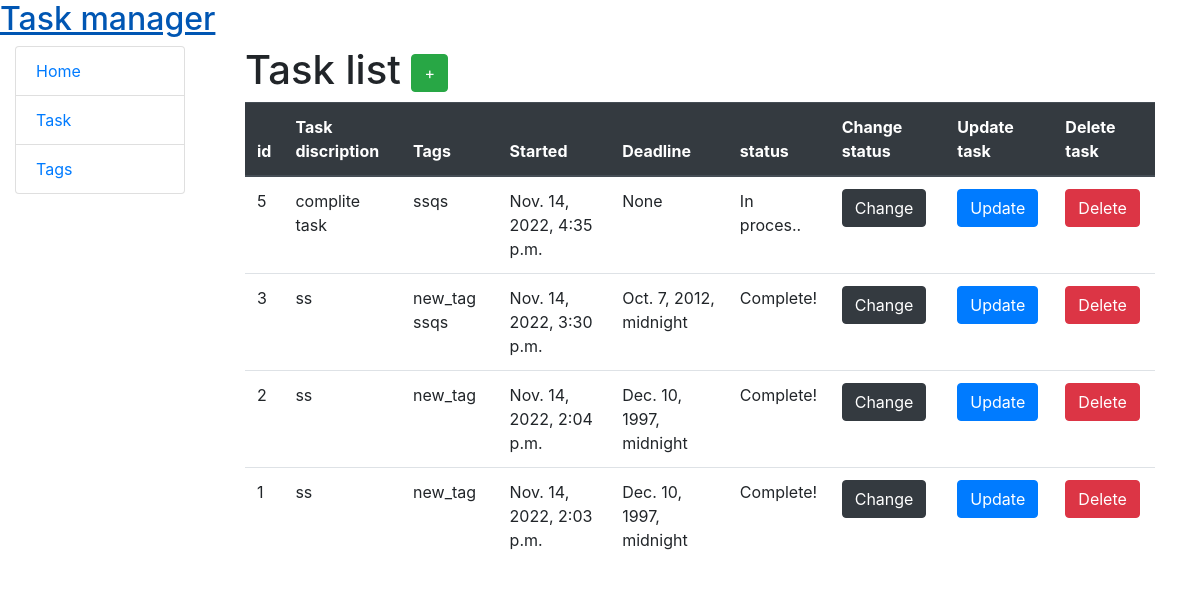
/tasks/, run on the app's committed database.
### task/models.py (models this page shows)
class Task(models.Model):
    content = models.CharField(max_length=100)
    started_at = models.DateTimeField(auto_now_add=True)
    deadline = models.DateTimeField(blank=True)
    done = models.BooleanField(default=False)
    tags = models.ManyToManyField(Tag, related_name="tags")
    class Meta:
        ordering = ["done", "-started_at"]

class Tag(models.Model):
    tag = models.CharField(max_length=15, unique=True)
    def __str__(self):
        return self.tag

### task/views.py (the view)
# urls.py: path("tasks/", TaskListView.as_view(), name="task-list"),
class TaskListView(generic.ListView):
    model = Task
    context_object_name = "task_list"
    template_name = "task/task_list.html"
    queryset = Task.objects.all()

### templates/task/task_list.html
{% extends "base.html" %}
{% load crispy_forms_filters %}
{% block content %}
  <tr>
  <div class="car_list_features">
    <h1>Task list <a href="{% url "task:task-create"%}"class="btn btn-success">+</a></h1>
    {% if task_list %}
      <table class="table table_style">
      <thead class="thead-dark">
      <tr>
        <th scope="col">id</th>
          <th scope="col">Task discription</th>
          <th scope="col">Tags</th>
          <th scope="col">Started</th>
          <th scope="col">Deadline</th>
          <th scop="col">status</th>
          <th scop="col">Change status</th>
          <th scop="col">Update task</th>
          <th scop="col">Delete task</th>
      </tr>
      </thead>
      <tbody>
      {% for task in task_list %}
        <tr>
          <td>{{ task.id }}</td>
          <td>{{ task.content }}</td>
          <td>{% for tag in task.tags.all %}
                {{ tag }}
            {% empty %}
            <p>No tags(</p>
          {% endfor %}
          </td>
          <td>{{ task.started_at }}</td>
          <td>{{ task.deadline }}</td>
            {% if task.done %}
          <td>Complete!</td>
              {% else %}
              <td>In proces..</td>
          {% endif %}
          <td><a href="{% url "task:task-change" pk=task.pk %}" class="btn btn-dark">Change</a></td>
          <td><a href="{% url "task:task-update" pk=task.pk %}" class="btn btn-primary">Update</a></td>
          <td><a href="{% url "task:task-delete" pk=task.pk %}" class="btn btn-danger">Delete</a></td>
        </tr>
      {% endfor %}
    {% else %}
      <p>No task found</p>
    {% endif %}
    </tbody>
    </table>
</div>
{% endblock %}

### templates/base.html (shortened to what this page needs)
<!DOCTYPE html>
<html lang="en">
<head>
  {% load static %}
  <link rel="stylesheet" href="{% static 'css/style.css' %}">
  <link rel="stylesheet"
        href="https://cdn.jsdelivr.net/npm/bootstrap-icons@1.9.1/font/bootstrap-icons.css">
  <link rel="stylesheet" href="https://stackpath.bootstrapcdn.com/bootstrap/4.5.0/css/bootstrap.min.css"
>
</head>
{% block body %}
  <body>
<header class="header">
  <div class="header_content">
    <h2><a href="/" class="link_color_white">Task manager</a></h2>
  </div>
</header>
<div class="container-fluid">
  <div class="row nomar-right">
    <div class="col-sm-2">
      {% block sidebar %}
        {% include "includes/sidebar.html" %}
      {% endblock %}
    </div>
    <div class="content_wrapper col-sm-10">
      <div class="content_detail">
        {% block content %}{% endblock %}
      </div>
    </div>
  </div>
</div>
</body>
</html>
{% endblock %}

### templates/includes/sidebar.html
<ul class="sidebar-nav list-group sidebar">
  <li class="list-group-item sidebar-item"><a href="{% url 'task:index' %}" class="link_color">Home</a></li>
  <li class="list-group-item sidebar-item"><a href="{% url 'task:task-list' %}" class="link_color">Task</a></li>
  <li class="list-group-item sidebar-item"><a href="{% url 'task:tag-list' %}" class="link_color">Tags</a></li>
</ul>

### new/static/css/style.css (style rules this page uses)
body { background-color: #777; }
.nomar-right { margin-right: 0; }
.container-fluid { padding: 0 15px; }
.content_detail { width: 100%; padding: 0 30px; }

### data on the page
Task: id "5", content "complite task", started_at "Nov. 14, 2022, 4:35 p.m.", deadline "None", done "In proces.."
Tag: tag "ssqs"
Task: id "3", content "ss", started_at "Nov. 14, 2022, 3:30 p.m.", deadline "Oct. 7, 2012, midnight", done "Complete!"
Tag: tag "new_tag"
Task: id "2", content "ss", started_at "Nov. 14, 2022, 2:04 p.m.", deadline "Dec. 10, 1997, midnight", done "Complete!"
Task: id "1", content "ss", started_at "Nov. 14, 2022, 2:03 p.m.", deadline "Dec. 10, 1997, midnight", done "Complete!"
